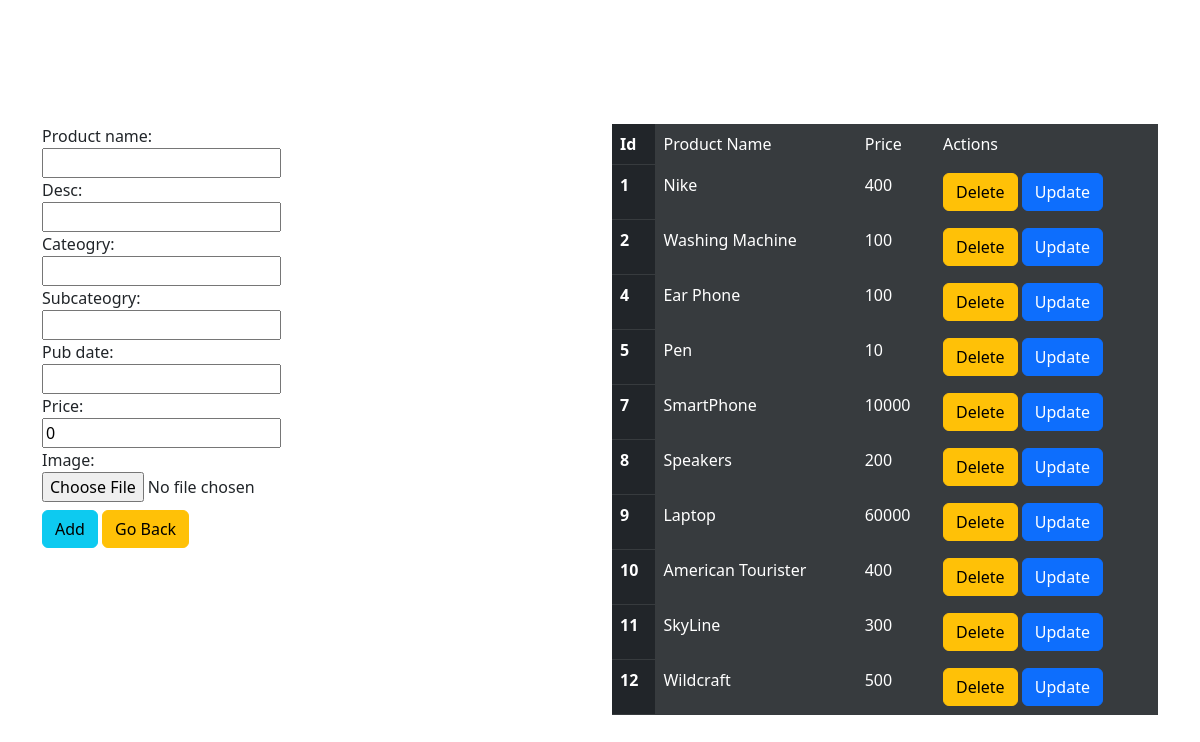
Screenshot of /shop/check/ with the database file from the repository.
### shop/models.py (models this page shows, shortened)
class Product(models.Model):
    product_id = models.AutoField
    product_name = models.CharField(max_length=30)
    desc = models.CharField(max_length=300)
    Cateogry = models.CharField(max_length=30, default="")
    subcateogry = models.CharField(max_length=30, default='')
    pub_date = models.DateField()
    price = models.IntegerField(default=0)
    image = models.ImageField(default = "")

### shop/views.py (the view)
# urls.py: path('check/',views.check, name= "check"),
def check(request):
    if request.method == 'POST':
        form = ProductForm(request.POST,request.FILES)
        if form.is_valid():
            form.save()
            messages.success(request, "Created successfully!!!")
    else:
        form = ProductForm()
    all_products = Product.objects.all()
    return render(request, 'shop/check.html', {'form': form,'all_products':all_products})

### shop/forms.py
class ProductForm(forms.ModelForm):
    image = forms.ImageField(widget=forms.FileInput(attrs={'class':"card-img-top img-fluid"}), required=False)
    class Meta:
        model = Product
        fields = '__all__'

### shop/templates/shop/check.html (shortened to what this page needs)
<!doctype html>
<html lang="en">
<head>
    <link href="https://cdn.jsdelivr.net/npm/bootstrap@5.2.1/dist/css/bootstrap.min.css" rel="stylesheet"
>
</head>
<body>
<div class="container mt-4 myform">
    <div class="row">
        <div class="col md-4">
            <form action="#" enctype="multipart/form-data" method="post" novalidate>
                {% for field in form %}
                <div class="form-group">
                    {{ field.label_tag }}<br>
                    {{ field }}
                </div>
                {% endfor %}
                <input type="submit" class="btn btn-info my-2" value="Add">
                <a  href="{% url 'viewprofile' %}" class="btn btn-warning"> Go Back</a>
            </form>
        </div>
        <div class="col md-8">
            <table class="table table-dark">
                <thead>
                <tr>
                    <th scope="row">Id</th>
                    <td colspan="2" class="table-active">Product Name</td>
                    <td colspan="2" class="table-active">Price</td>
                    <td colspan="2" class="table-active">Actions</td>
                </tr>
                </thead>
                <tbody>
                {% for row in all_products %}
                <tr>
                    <th scope="row">{{ row.id }}</th>
                    <td colspan="2" class="table-active">{{ row.product_name }}</td>
                    <td colspan="2" class="table-active">{{ row.price }}</td>
                    <td colspan="2" class="table-active"><a  href="{% url 'deleterecord' row.id %}" class="btn btn-warning"> Delete</a>
                    <a  href="{% url 'updaterecord' row.id %}" class="btn btn-primary"> Update</a>
                </tr>
                {% endfor %}
                </tbody>
            </table>
        </div>
    </div>
</div>
</body>
</html>

### shop/templates/shop/check.html (style rules this page uses)
.myform { padding-top: 100px; }

### rows the page displays
Product: id "1", product_name "Nike", price "400"
Product: id "2", product_name "Washing Machine", price "100"
Product: id "4", product_name "Ear Phone", price "100"
Product: id "5", product_name "Pen", price "10"
Product: id "7", product_name "SmartPhone", price "10000"
Product: id "8", product_name "Speakers", price "200"
Product: id "9", product_name "Laptop", price "60000"
Product: id "10", product_name "American Tourister", price "400"
Product: id "11", product_name "SkyLine", price "300"
Product: id "12", product_name "Wildcraft", price "500"

### other values shown
{{ field.label_tag }} "Product name:" "Desc:" "Cateogry:" "Subcateogry:" "Pub date:" "Price:" "Image:"
